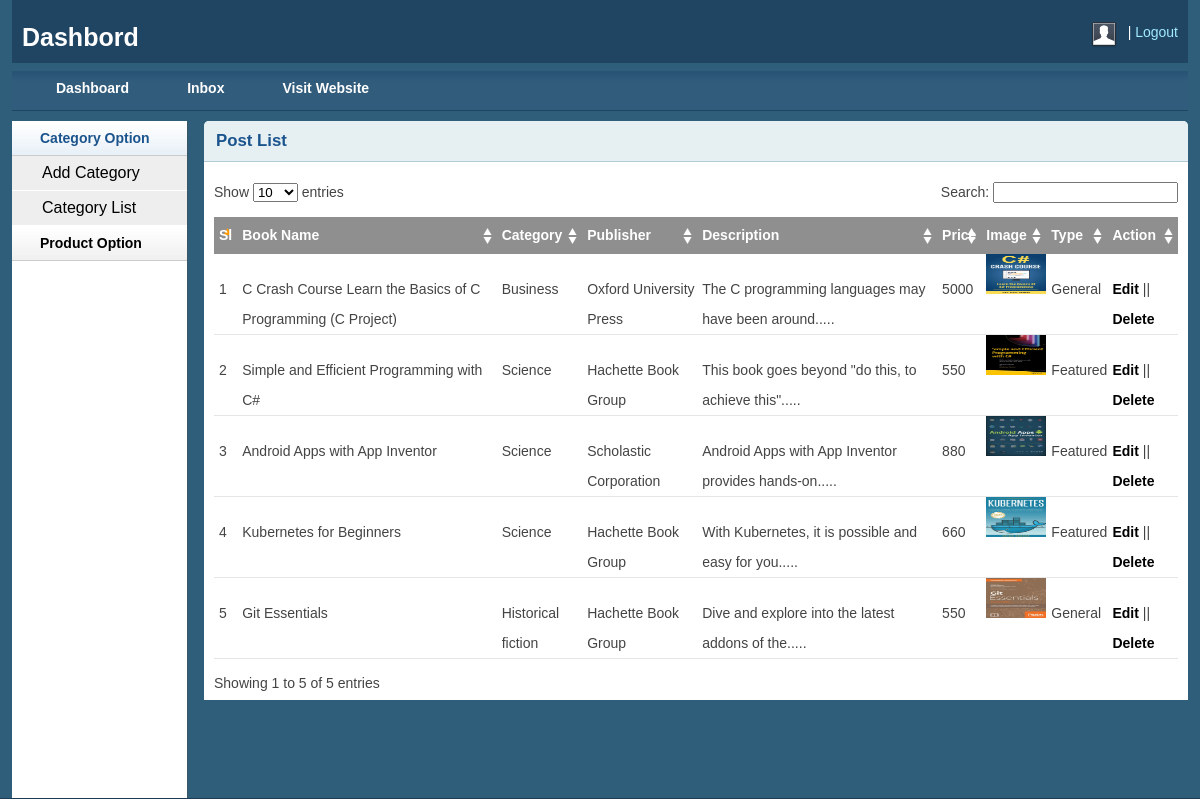
The page /admin/productlist.php (signed in) on the database its author committed.
### tables this page shows
CREATE TABLE `tbl_product` (
  `productId` int(11) NOT NULL,
  `productName` varchar(255) NOT NULL,
  `catId` int(11) NOT NULL,
  `brandId` int(11) NOT NULL,
  `body` text NOT NULL,
  `price` float NOT NULL,
  `image` varchar(255) NOT NULL,
  `type` tinyint(4) NOT NULL DEFAULT 0
);

CREATE TABLE `tbl_category` (
  `catId` int(11) NOT NULL,
  `catName` varchar(255) NOT NULL
);

CREATE TABLE `tbl_brand` (
  `brandId` int(11) NOT NULL,
  `brandName` varchar(255) NOT NULL
);

### lib/Database.php (called while the page is built, shortened)
<?php
class Database
{
    public $host   = DB_HOST;
    public $user   = DB_USER;
    public $pass   = DB_PASS;
    public $dbname = DB_NAME;
    public $link;
    private function connectDB()
    {
        $this->link = new mysqli(
            $this->host,
            $this->user,
            $this->pass,
            $this->dbname
        );
    }
    public function select($query)
    {
        $result = $this->link->query($query) or
        die($this->link->error . __LINE__);
        if ($result->num_rows > 0) {
            return $result;
        } else {
            return false;
        }
    }
}

### classes/Product.php (called while the page is built, shortened)
<?php
$filepath = realpath(dirname(__FILE__));
include_once($filepath.'/../lib/Database.php');
include_once($filepath.'/../helpers/Format.php');
 ?>
<?php
class Product
{
    private $db;
    public function __construct()
    {
        $this->db = new Database();
    }
    public function getAllProduct()
    {
        $query = "SELECT p.*, c.catName, b.brandName
                    FROM tbl_product AS p, tbl_category AS c, tbl_brand AS b
                    WHERE p.catId = c.catId AND p.brandId = b.brandId
                    ORDER BY p.productId DESC";
        $result = $this->db->select($query);
        return $result;
    }
}

### helpers/Format.php (called while the page is built, shortened)
<?php
class Format
{
    public function textShorten($text, $limit = 400)
    {
        $text = $text . " ";
        $text = substr($text, 0, $limit);
        $text = substr($text, 0, strrpos($text, ' '));
        $text = $text . ".....";
        return $text;
    }
}

### admin/productlist.php (the view, shortened to what this page needs)
<?php include 'inc/header.php';?>
<?php include 'inc/sidebar.php';?>
<?php include '../classes/Product.php'; ?>
<?php include_once '../helpers/Format.php'; ?>
<?php
$pd = new Product();
$fm = new Format();
 ?>
<div class="grid_10">
    <div class="box round first grid">
        <h2>Post List</h2>
        <div class="block">
            <table class="data display datatable" id="example">
			<thead>
				<tr>
					<th>Sl</th>
					<th>Book Name</th>
					<th>Category</th>
					<th>Publisher</th>
					<th>Description</th>
					<th>Price</th>
					<th>Image</th>
					<th>Type</th>
					<th>Action</th>
				</tr>
			</thead>
			<tbody>
				<?php
                $getPd = $pd->getAllProduct();
                if ($getPd) {
                    $i=0;
                    while ($result = $getPd->fetch_assoc()) {
                        $i++; ?>
				<tr class="odd gradeX">
					<td><?php echo $i; ?></td>
					<td><?php echo $result['productName']; ?></td>
					<td><?php echo $result['catName']; ?></td>
					<td><?php echo $result['brandName']; ?></td>
					<td><?php echo $fm->textShorten($result['body'], 50); ?></td>
					<td><?php echo $result['price']; ?></td>
					<td><img src="<?php echo $result['image']; ?>" height="40px" width="60px"></td>
					<td>
						<?php
                        if ($result['type']==0) {
                            echo "Featured";
                        } else {
                            echo "General";
                        } ?>
						</td>
					<td><a href="productedit.php?proid=<?php echo $result['productId']; ?>">Edit</a> || <a onclick="return confirm('Are you sure to delete this?')" href="?delpro=<?php echo $result['productId']; ?>">Delete</a></td>
				</tr>
				<?php
                    }
                } ?>
			</tbody>
		</table>
       </div>
    </div>
</div>
<?php include 'inc/footer.php';?>

### admin/css/layout.css (style rules this page uses)
body { background: #fff none repeat scroll 0 0; color: #444; font-size: 14px; padding: 0; }
a { color: #000; font-weight:bold; text-decoration: none; }
h1, h2, h3, h4, h5, h6 { line-height:1.2em; margin-bottom:.3em; }
h2 { margin-top:1em; }
.box { background:#fff; margin-bottom:20px; padding:10px 10px 10px 10px; margin-left:-8px; }
.box.grid { padding-bottom:40px; }
.box.round { -moz-border-radius: 5px 5px 0px 0px; -webkit-border-radius: 5px 5px 0px 0px; border-radius: 5px 5px 0px 0px; }
.box h2 { font-size:1.2em; font-weight:bold; color:#1B548D; background:#E6F0F3; margin:-10px -10px 0 -10px; padding:10px 12px; border-bottom:1px solid #B3CBD6; -moz-border-radius: 5px 5px 0px 0px; -webkit-border-radius: 5px 5px 0px 0px; border-radius: 5px 5px 0px 0px; }
.box.first { min-height: 406px; }
.block { padding-top:20px; }
.block { padding-bottom:1px; }
table.display { margin: 0 auto; clear: both; width: 100%; }
.sorting_asc { background: #8f8f8f url(../img/table/sort_asc.png) no-repeat center right; padding:8px 5px; text-align:left; color:#fff; }
.sorting { background:#8f8f8f url(../img/table/sort_both.png) no-repeat center right; padding:8px 5px; text-align:left; color:#fff; }
tr.odd { height: 30px; line-height: 30px; border-bottom:1px solid #e6e6e6; }
tr.even { height: 30px; line-height: 30px; border-bottom:1px solid #e6e6e6; }
tr.odd td, tr.even td { padding-left:5px; }

### rows shown on the page
tbl_product: productName "C Crash Course Learn the Basics of C Programming (C Project)", catId.catName "Business", brandId.brandName "Oxford University Press", body "The C programming languages may have been around.....", price "5000", image (picture), type "General"
tbl_product: productName "Simple and Efficient Programming with C#", catId.catName "Science", brandId.brandName "Hachette Book Group", body "This book goes beyond \"do this, to achieve this\".....", price "550", image (picture), type "Featured"
tbl_product: productName "Android Apps with App Inventor", catId.catName "Science", brandId.brandName "Scholastic Corporation", body "Android Apps with App Inventor provides hands-on.....", price "880", image (picture), type "Featured"
tbl_product: productName "Kubernetes for Beginners", catId.catName "Science", brandId.brandName "Hachette Book Group", body "With Kubernetes, it is possible and easy for you.....", price "660", image (picture), type "Featured"
tbl_product: productName "Git Essentials", catId.catName "Historical fiction", brandId.brandName "Hachette Book Group", body "Dive and explore into the latest addons of the.....", price "550", image (picture), type "General"
